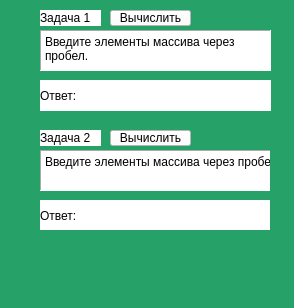
<?xml version="1.0" encoding="UTF-8"?>
<ui version="4.0">
 <class>MainWindow</class>
 <widget class="QMainWindow" name="MainWindow">
  <property name="geometry">
   <rect>
    <x>0</x>
    <y>0</y>
    <width>294</width>
    <height>308</height>
   </rect>
  </property>
  <property name="windowTitle">
   <string>MainWindow</string>
  </property>
  <property name="styleSheet">
   <string notr="true">background-color: rgb(38, 162, 105);
</string>
  </property>
  <widget class="QWidget" name="centralwidget">
   <widget class="QWidget" name="widget" native="true">
    <property name="geometry">
     <rect>
      <x>40</x>
      <y>10</y>
      <width>231</width>
      <height>101</height>
     </rect>
    </property>
    <property name="sizePolicy">
     <sizepolicy hsizetype="Expanding" vsizetype="Expanding">
      <horstretch>0</horstretch>
      <verstretch>0</verstretch>
     </sizepolicy>
    </property>
    <widget class="QPushButton" name="ExecuteButton1">
     <property name="geometry">
      <rect>
       <x>70</x>
       <y>0</y>
       <width>81</width>
       <height>16</height>
      </rect>
     </property>
     <property name="styleSheet">
      <string notr="true">background-color: rgb(255, 255, 255);
color: rgb(0, 0, 0);
border-color: rgb(255, 255, 255);</string>
     </property>
     <property name="text">
      <string>Вычислить</string>
     </property>
    </widget>
    <widget class="QLabel" name="Answer1">
     <property name="geometry">
      <rect>
       <x>0</x>
       <y>70</y>
       <width>231</width>
       <height>31</height>
      </rect>
     </property>
     <property name="styleSheet">
      <string notr="true">color: rgb(0, 0, 0);
background-color: rgb(255, 255, 255);</string>
     </property>
     <property name="text">
      <string>Ответ: </string>
     </property>
    </widget>
    <widget class="QPlainTextEdit" name="InputBox1">
     <property name="geometry">
      <rect>
       <x>0</x>
       <y>20</y>
       <width>231</width>
       <height>41</height>
      </rect>
     </property>
     <property name="toolTip">
      <string>&lt;html&gt;&lt;head/&gt;&lt;body&gt;&lt;p&gt;Введите элементы массива через пробел.&lt;/p&gt;&lt;/body&gt;&lt;/html&gt;</string>
     </property>
     <property name="whatsThis">
      <string>&lt;html&gt;&lt;head/&gt;&lt;body&gt;&lt;p&gt;Введите элементы массива через пробел.&lt;/p&gt;&lt;/body&gt;&lt;/html&gt;</string>
     </property>
     <property name="styleSheet">
      <string notr="true">background-color: rgb(255, 255, 255);
color: rgb(0, 0, 0);</string>
     </property>
     <property name="inputMethodHints">
      <set>Qt::ImhMultiLine</set>
     </property>
     <property name="frameShape">
      <enum>QFrame::Panel</enum>
     </property>
     <property name="frameShadow">
      <enum>QFrame::Sunken</enum>
     </property>
     <property name="verticalScrollBarPolicy">
      <enum>Qt::ScrollBarAlwaysOff</enum>
     </property>
     <property name="horizontalScrollBarPolicy">
      <enum>Qt::ScrollBarAlwaysOff</enum>
     </property>
     <property name="sizeAdjustPolicy">
      <enum>QAbstractScrollArea::AdjustToContents</enum>
     </property>
     <property name="tabChangesFocus">
      <bool>true</bool>
     </property>
     <property name="plainText">
      <string>Введите элементы массива через пробел.</string>
     </property>
     <property name="overwriteMode">
      <bool>true</bool>
     </property>
    </widget>
    <widget class="QLabel" name="task1">
     <property name="geometry">
      <rect>
       <x>0</x>
       <y>0</y>
       <width>61</width>
       <height>16</height>
      </rect>
     </property>
     <property name="palette">
      <palette>
       <active>
        <colorrole role="WindowText">
         <brush brushstyle="SolidPattern">
          <color alpha="255">
           <red>0</red>
           <green>0</green>
           <blue>0</blue>
          </color>
         </brush>
        </colorrole>
        <colorrole role="Button">
         <brush brushstyle="SolidPattern">
          <color alpha="255">
           <red>255</red>
           <green>255</green>
           <blue>255</blue>
          </color>
         </brush>
        </colorrole>
        <colorrole role="Text">
         <brush brushstyle="SolidPattern">
          <color alpha="255">
           <red>0</red>
           <green>0</green>
           <blue>0</blue>
          </color>
         </brush>
        </colorrole>
        <colorrole role="ButtonText">
         <brush brushstyle="SolidPattern">
          <color alpha="255">
           <red>0</red>
           <green>0</green>
           <blue>0</blue>
          </color>
         </brush>
        </colorrole>
        <colorrole role="Base">
         <brush brushstyle="SolidPattern">
          <color alpha="255">
           <red>255</red>
           <green>255</green>
           <blue>255</blue>
          </color>
         </brush>
        </colorrole>
        <colorrole role="Window">
         <brush brushstyle="SolidPattern">
          <color alpha="255">
           <red>255</red>
           <green>255</green>
           <blue>255</blue>
          </color>
         </brush>
        </colorrole>
        <colorrole role="PlaceholderText">
         <brush brushstyle="SolidPattern">
          <color alpha="128">
           <red>0</red>
           <green>0</green>
           <blue>0</blue>
          </color>
         </brush>
        </colorrole>
       </active>
       <inactive>
        <colorrole role="WindowText">
         <brush brushstyle="SolidPattern">
          <color alpha="255">
           <red>0</red>
           <green>0</green>
           <blue>0</blue>
          </color>
         </brush>
        </colorrole>
        <colorrole role="Button">
         <brush brushstyle="SolidPattern">
          <color alpha="255">
           <red>255</red>
           <green>255</green>
           <blue>255</blue>
          </color>
         </brush>
        </colorrole>
        <colorrole role="Text">
         <brush brushstyle="SolidPattern">
          <color alpha="255">
           <red>0</red>
           <green>0</green>
           <blue>0</blue>
          </color>
         </brush>
        </colorrole>
        <colorrole role="ButtonText">
         <brush brushstyle="SolidPattern">
          <color alpha="255">
           <red>0</red>
           <green>0</green>
           <blue>0</blue>
          </color>
         </brush>
        </colorrole>
        <colorrole role="Base">
         <brush brushstyle="SolidPattern">
          <color alpha="255">
           <red>255</red>
           <green>255</green>
           <blue>255</blue>
          </color>
         </brush>
        </colorrole>
        <colorrole role="Window">
         <brush brushstyle="SolidPattern">
          <color alpha="255">
           <red>255</red>
           <green>255</green>
           <blue>255</blue>
          </color>
         </brush>
        </colorrole>
        <colorrole role="PlaceholderText">
         <brush brushstyle="SolidPattern">
          <color alpha="128">
           <red>0</red>
           <green>0</green>
           <blue>0</blue>
          </color>
         </brush>
        </colorrole>
       </inactive>
       <disabled>
        <colorrole role="WindowText">
         <brush brushstyle="SolidPattern">
          <color alpha="255">
           <red>0</red>
           <green>0</green>
           <blue>0</blue>
          </color>
         </brush>
        </colorrole>
        <colorrole role="Button">
         <brush brushstyle="SolidPattern">
          <color alpha="255">
           <red>255</red>
           <green>255</green>
           <blue>255</blue>
          </color>
         </brush>
        </colorrole>
        <colorrole role="Text">
         <brush brushstyle="SolidPattern">
          <color alpha="255">
           <red>0</red>
           <green>0</green>
           <blue>0</blue>
          </color>
         </brush>
        </colorrole>
        <colorrole role="ButtonText">
         <brush brushstyle="SolidPattern">
          <color alpha="255">
           <red>0</red>
           <green>0</green>
           <blue>0</blue>
          </color>
         </brush>
        </colorrole>
        <colorrole role="Base">
         <brush brushstyle="SolidPattern">
          <color alpha="255">
           <red>255</red>
           <green>255</green>
           <blue>255</blue>
          </color>
         </brush>
        </colorrole>
        <colorrole role="Window">
         <brush brushstyle="SolidPattern">
          <color alpha="255">
           <red>255</red>
           <green>255</green>
           <blue>255</blue>
          </color>
         </brush>
        </colorrole>
        <colorrole role="PlaceholderText">
         <brush brushstyle="SolidPattern">
          <color alpha="128">
           <red>0</red>
           <green>0</green>
           <blue>0</blue>
          </color>
         </brush>
        </colorrole>
       </disabled>
      </palette>
     </property>
     <property name="styleSheet">
      <string notr="true">color: rgb(0, 0, 0);
background-color: rgb(255, 255,255);</string>
     </property>
     <property name="text">
      <string>Задача 1</string>
     </property>
     <property name="textFormat">
      <enum>Qt::AutoText</enum>
     </property>
    </widget>
   </widget>
   <widget class="QWidget" name="widget_2" native="true">
    <property name="geometry">
     <rect>
      <x>40</x>
      <y>130</y>
      <width>230</width>
      <height>100</height>
     </rect>
    </property>
    <property name="sizePolicy">
     <sizepolicy hsizetype="Expanding" vsizetype="Expanding">
      <horstretch>100</horstretch>
      <verstretch>100</verstretch>
     </sizepolicy>
    </property>
    <property name="minimumSize">
     <size>
      <width>230</width>
      <height>100</height>
     </size>
    </property>
    <widget class="QPushButton" name="ExecuteButton2">
     <property name="geometry">
      <rect>
       <x>70</x>
       <y>0</y>
       <width>81</width>
       <height>16</height>
      </rect>
     </property>
     <property name="styleSheet">
      <string notr="true">background-color: rgb(255, 255, 255);
color: rgb(0, 0, 0);
border-color: rgb(255, 255, 255);</string>
     </property>
     <property name="text">
      <string>Вычислить</string>
     </property>
    </widget>
    <widget class="QLabel" name="Answer2">
     <property name="geometry">
      <rect>
       <x>0</x>
       <y>70</y>
       <width>251</width>
       <height>31</height>
      </rect>
     </property>
     <property name="styleSheet">
      <string notr="true">color: rgb(0, 0, 0);
background-color: rgb(255, 255, 255);</string>
     </property>
     <property name="text">
      <string>Ответ: </string>
     </property>
    </widget>
    <widget class="QPlainTextEdit" name="InputBox2">
     <property name="geometry">
      <rect>
       <x>0</x>
       <y>20</y>
       <width>251</width>
       <height>41</height>
      </rect>
     </property>
     <property name="toolTip">
      <string>&lt;html&gt;&lt;head/&gt;&lt;body&gt;&lt;p&gt;Введите элементы массива через пробел.&lt;/p&gt;&lt;/body&gt;&lt;/html&gt;</string>
     </property>
     <property name="whatsThis">
      <string>&lt;html&gt;&lt;head/&gt;&lt;body&gt;&lt;p&gt;Введите элементы массива через пробел.&lt;/p&gt;&lt;/body&gt;&lt;/html&gt;</string>
     </property>
     <property name="styleSheet">
      <string notr="true">background-color: rgb(255, 255, 255);
color: rgb(0, 0, 0);</string>
     </property>
     <property name="inputMethodHints">
      <set>Qt::ImhMultiLine</set>
     </property>
     <property name="frameShape">
      <enum>QFrame::Panel</enum>
     </property>
     <property name="frameShadow">
      <enum>QFrame::Sunken</enum>
     </property>
     <property name="verticalScrollBarPolicy">
      <enum>Qt::ScrollBarAlwaysOff</enum>
     </property>
     <property name="horizontalScrollBarPolicy">
      <enum>Qt::ScrollBarAlwaysOff</enum>
     </property>
     <property name="sizeAdjustPolicy">
      <enum>QAbstractScrollArea::AdjustToContents</enum>
     </property>
     <property name="tabChangesFocus">
      <bool>true</bool>
     </property>
     <property name="plainText">
      <string>Введите элементы массива через пробел.</string>
     </property>
     <property name="overwriteMode">
      <bool>true</bool>
     </property>
    </widget>
    <widget class="QLabel" name="task2">
     <property name="geometry">
      <rect>
       <x>0</x>
       <y>0</y>
       <width>61</width>
       <height>16</height>
      </rect>
     </property>
     <property name="palette">
      <palette>
       <active>
        <colorrole role="WindowText">
         <brush brushstyle="SolidPattern">
          <color alpha="255">
           <red>0</red>
           <green>0</green>
           <blue>0</blue>
          </color>
         </brush>
        </colorrole>
        <colorrole role="Button">
         <brush brushstyle="SolidPattern">
          <color alpha="255">
           <red>255</red>
           <green>255</green>
           <blue>255</blue>
          </color>
         </brush>
        </colorrole>
        <colorrole role="Text">
         <brush brushstyle="SolidPattern">
          <color alpha="255">
           <red>0</red>
           <green>0</green>
           <blue>0</blue>
          </color>
         </brush>
        </colorrole>
        <colorrole role="ButtonText">
         <brush brushstyle="SolidPattern">
          <color alpha="255">
           <red>0</red>
           <green>0</green>
           <blue>0</blue>
          </color>
         </brush>
        </colorrole>
        <colorrole role="Base">
         <brush brushstyle="SolidPattern">
          <color alpha="255">
           <red>255</red>
           <green>255</green>
           <blue>255</blue>
          </color>
         </brush>
        </colorrole>
        <colorrole role="Window">
         <brush brushstyle="SolidPattern">
          <color alpha="255">
           <red>255</red>
           <green>255</green>
           <blue>255</blue>
          </color>
         </brush>
        </colorrole>
        <colorrole role="PlaceholderText">
         <brush brushstyle="SolidPattern">
          <color alpha="128">
           <red>0</red>
           <green>0</green>
           <blue>0</blue>
          </color>
         </brush>
        </colorrole>
       </active>
       <inactive>
        <colorrole role="WindowText">
         <brush brushstyle="SolidPattern">
          <color alpha="255">
           <red>0</red>
           <green>0</green>
           <blue>0</blue>
          </color>
         </brush>
        </colorrole>
        <colorrole role="Button">
         <brush brushstyle="SolidPattern">
          <color alpha="255">
           <red>255</red>
           <green>255</green>
           <blue>255</blue>
          </color>
         </brush>
        </colorrole>
        <colorrole role="Text">
         <brush brushstyle="SolidPattern">
          <color alpha="255">
           <red>0</red>
           <green>0</green>
           <blue>0</blue>
          </color>
         </brush>
        </colorrole>
        <colorrole role="ButtonText">
         <brush brushstyle="SolidPattern">
          <color alpha="255">
           <red>0</red>
           <green>0</green>
           <blue>0</blue>
          </color>
         </brush>
        </colorrole>
        <colorrole role="Base">
         <brush brushstyle="SolidPattern">
          <color alpha="255">
           <red>255</red>
           <green>255</green>
           <blue>255</blue>
          </color>
         </brush>
        </colorrole>
        <colorrole role="Window">
         <brush brushstyle="SolidPattern">
          <color alpha="255">
           <red>255</red>
           <green>255</green>
           <blue>255</blue>
          </color>
         </brush>
        </colorrole>
        <colorrole role="PlaceholderText">
         <brush brushstyle="SolidPattern">
          <color alpha="128">
           <red>0</red>
           <green>0</green>
           <blue>0</blue>
          </color>
         </brush>
        </colorrole>
       </inactive>
       <disabled>
        <colorrole role="WindowText">
         <brush brushstyle="SolidPattern">
          <color alpha="255">
           <red>0</red>
           <green>0</green>
           <blue>0</blue>
          </color>
         </brush>
        </colorrole>
        <colorrole role="Button">
         <brush brushstyle="SolidPattern">
          <color alpha="255">
           <red>255</red>
           <green>255</green>
           <blue>255</blue>
          </color>
         </brush>
        </colorrole>
        <colorrole role="Text">
         <brush brushstyle="SolidPattern">
          <color alpha="255">
           <red>0</red>
           <green>0</green>
           <blue>0</blue>
          </color>
         </brush>
        </colorrole>
        <colorrole role="ButtonText">
         <brush brushstyle="SolidPattern">
          <color alpha="255">
           <red>0</red>
           <green>0</green>
           <blue>0</blue>
          </color>
         </brush>
        </colorrole>
        <colorrole role="Base">
         <brush brushstyle="SolidPattern">
          <color alpha="255">
           <red>255</red>
           <green>255</green>
           <blue>255</blue>
          </color>
         </brush>
        </colorrole>
        <colorrole role="Window">
         <brush brushstyle="SolidPattern">
          <color alpha="255">
           <red>255</red>
           <green>255</green>
           <blue>255</blue>
          </color>
         </brush>
        </colorrole>
        <colorrole role="PlaceholderText">
         <brush brushstyle="SolidPattern">
          <color alpha="128">
           <red>0</red>
           <green>0</green>
           <blue>0</blue>
          </color>
         </brush>
        </colorrole>
       </disabled>
      </palette>
     </property>
     <property name="styleSheet">
      <string notr="true">color: rgb(0, 0, 0);
background-color: rgb(255, 255,255);</string>
     </property>
     <property name="text">
      <string>Задача 2</string>
     </property>
     <property name="textFormat">
      <enum>Qt::AutoText</enum>
     </property>
    </widget>
   </widget>
  </widget>
  <widget class="QMenuBar" name="menubar">
   <property name="geometry">
    <rect>
     <x>0</x>
     <y>0</y>
     <width>294</width>
     <height>23</height>
    </rect>
   </property>
  </widget>
  <widget class="QStatusBar" name="statusbar"/>
 </widget>
 <resources/>
 <connections/>
</ui>
